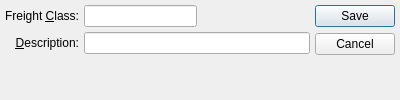
<?xml version="1.0" encoding="UTF-8"?>
<ui version="4.0">
 <comment>This file is part of the xTuple ERP: PostBooks Edition, a free and
open source Enterprise Resource Planning software suite,
Copyright (c) 1999-2011 by OpenMFG LLC, d/b/a xTuple.
It is licensed to you under the Common Public Attribution License
version 1.0, the full text of which (including xTuple-specific Exhibits)
is available at www.xtuple.com/CPAL.  By using this software, you agree
to be bound by its terms.</comment>
 <class>freightClass</class>
 <widget class="QDialog" name="freightClass">
  <property name="geometry">
   <rect>
    <x>0</x>
    <y>0</y>
    <width>400</width>
    <height>100</height>
   </rect>
  </property>
  <property name="windowTitle">
   <string>Freight Class</string>
  </property>
  <layout class="QGridLayout" name="gridLayout">
   <item row="0" column="0">
    <layout class="QVBoxLayout">
     <item>
      <layout class="QGridLayout">
       <item row="0" column="0">
        <widget class="QLabel" name="_freightClassLit">
         <property name="text">
          <string>Freight &amp;Class:</string>
         </property>
         <property name="alignment">
          <set>Qt::AlignRight|Qt::AlignTrailing|Qt::AlignVCenter</set>
         </property>
         <property name="buddy">
          <cstring>_freightClass</cstring>
         </property>
        </widget>
       </item>
       <item row="0" column="1">
        <layout class="QHBoxLayout">
         <item>
          <widget class="XLineEdit" name="_freightClass"/>
         </item>
         <item>
          <spacer>
           <property name="orientation">
            <enum>Qt::Horizontal</enum>
           </property>
           <property name="sizeType">
            <enum>QSizePolicy::Expanding</enum>
           </property>
           <property name="sizeHint" stdset="0">
            <size>
             <width>0</width>
             <height>20</height>
            </size>
           </property>
          </spacer>
         </item>
        </layout>
       </item>
       <item row="1" column="0">
        <widget class="QLabel" name="_descriptionLit">
         <property name="text">
          <string>&amp;Description:</string>
         </property>
         <property name="alignment">
          <set>Qt::AlignRight|Qt::AlignTrailing|Qt::AlignVCenter</set>
         </property>
         <property name="buddy">
          <cstring>_description</cstring>
         </property>
        </widget>
       </item>
       <item row="1" column="1">
        <widget class="XLineEdit" name="_description"/>
       </item>
      </layout>
     </item>
     <item>
      <spacer>
       <property name="orientation">
        <enum>Qt::Vertical</enum>
       </property>
       <property name="sizeType">
        <enum>QSizePolicy::Expanding</enum>
       </property>
       <property name="sizeHint" stdset="0">
        <size>
         <width>20</width>
         <height>0</height>
        </size>
       </property>
      </spacer>
     </item>
    </layout>
   </item>
   <item row="0" column="1">
    <widget class="QDialogButtonBox" name="_buttonBox">
     <property name="orientation">
      <enum>Qt::Vertical</enum>
     </property>
     <property name="standardButtons">
      <set>QDialogButtonBox::Cancel|QDialogButtonBox::Save</set>
     </property>
    </widget>
   </item>
  </layout>
 </widget>
 <layoutdefault spacing="5" margin="5"/>
 <pixmapfunction>qPixmapFromMimeSource</pixmapfunction>
 <customwidgets>
  <customwidget>
   <class>XLineEdit</class>
   <extends>QLineEdit</extends>
   <header>xlineedit.h</header>
   <container>1</container>
  </customwidget>
 </customwidgets>
 <tabstops>
  <tabstop>_freightClass</tabstop>
  <tabstop>_description</tabstop>
 </tabstops>
 <includes>
  <include location="global">parameter.h</include>
 </includes>
 <resources/>
 <connections/>
</ui>
